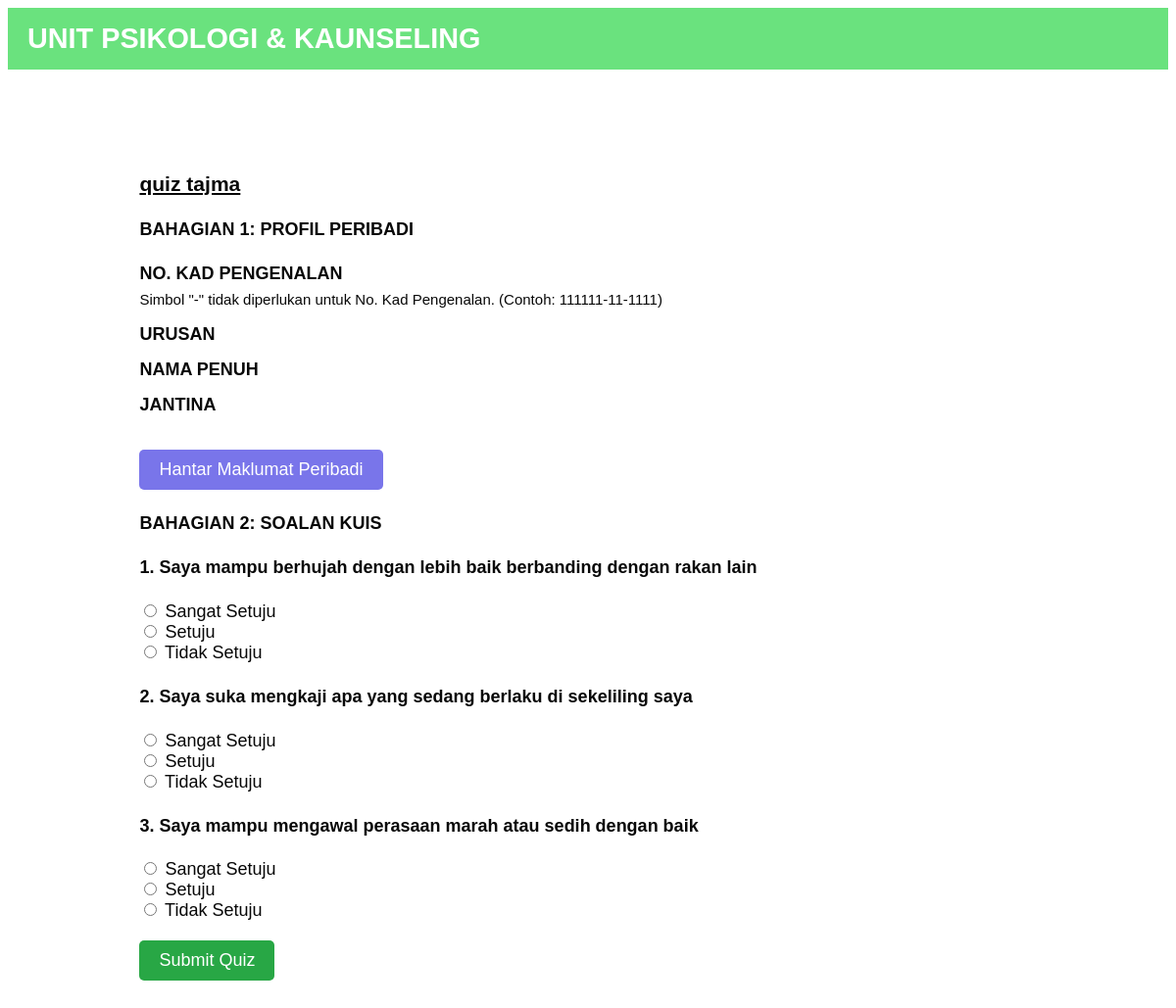
The app's page /kuiz/quiz/1 with its own data.
### profilpersonaliti/models.py (models this page shows, shortened)
class Quiz(models.Model):
    title = models.CharField(max_length=100)
    is_ready_to_publish = models.BooleanField(default=False)

class Question(models.Model):
    text = models.CharField(max_length=255)
    quiz = models.ForeignKey(Quiz, related_name="questions", on_delete=models.CASCADE)
    question_number = models.IntegerField(blank=True, null=True)
    class Meta:
        ordering = ["text"]

class Choice(models.Model):
    text = models.CharField(max_length=255)
    question = models.ForeignKey(
        Question, related_name="choices", on_delete=models.CASCADE
    )
    score = models.FloatField(default=0)

### profilpersonaliti/views.py (the view)
# urls.py: path("quiz/<int:quiz_id>", views.quizDetail, name="quiz_detail"),
def quizDetail(request, quiz_id):
    quiz = get_object_or_404(Quiz, id=quiz_id)
    questions = quiz.questions.all().order_by("question_number")
    page = request.GET.get("page", 1)
    num_of_items = 93
    paginator = Paginator(questions, num_of_items)
    try:
        questions_page = paginator.page(page)
    except PageNotAnInteger:
        questions_page = paginator.page(1)
    except EmptyPage:
        questions_page = paginator.page(paginator.num_pages)
    offset = (questions_page.number - 1) * num_of_items
    context = {
        "quiz": quiz,
        "questions": questions_page,
        "offset": offset,
    }
    return render(request, "quiz_detail.html", context)

### templates/quiz_detail.html (shortened to what this page needs)
{% extends "base_quiz.html" %}
{% block content %}
<div class="parent-div">
    <div class="centered-div">
        <h3 class="title">{{ quiz.title }}</h3>
        <form method="post" id="personalform">
            <h4>BAHAGIAN 1: PROFIL PERIBADI</h4>
            <div class="form-group">
                <label for="{{ personal_form.no_kad_pengenalan.id_for_label }}">NO. KAD PENGENALAN</label>
                <small>Simbol "-" tidak diperlukan untuk No. Kad Pengenalan. (Contoh: 111111-11-1111)</small>
            </div>
            <div class="form-group">
                <label for="{{ personal_form.urusan.id_for_label }}">URUSAN</label>
            </div>
            <div class="form-group">
              <label for="{{ personal_form.nama_penuh.id_for_label }}">NAMA PENUH</label>
          </div>
          <div class="form-group">
            <label for="{{ personal_form.jantina.id_for_label }}">JANTINA</label>
        </div>
            <button type="submit">Hantar Maklumat Peribadi</button>
        </form>
        <form method="POST" id="quizform" action="{% if questions.has_next %}?page={{ questions.next_page_number }}{% else %}{% url 'profilpersonaliti:quiz_submit' quiz.id %}{% endif %}">
            <h4>BAHAGIAN 2: SOALAN KUIS</h4>
            {% for question in questions %}
                <div class="question-block">
                    <h4>{{ offset|add:forloop.counter }}. {{ question.text }}</h4>
                    <div class="choices">
                        {% for choice in question.choices.all %}
                            <div class="choice">
                                <input type="radio" id="choice_{{ choice.id }}" name="question_{{ question.id }}" value="{{ choice.id }}" />
                                <label for="choice_{{ choice.id }}">{{ choice.text }}</label>
                            </div>
                        {% endfor %}
                    </div>
                </div>
            {% endfor %}
            {% if questions.has_next %}
                <button type="submit" class="submit-button">Next</button>
            {% else %}
                <button type="submit" class="submit-button">Submit Quiz</button>
            {% endif %}
        </form>
    </div>
</div>
{% endblock content %}

### templates/base_quiz.html (shortened to what this page needs)
{% load static %}
<!DOCTYPE html>
<html lang="en">
  <head>
    <link rel="stylesheet" href="{% static 'css/style.css' %}" />
  </head>
  <body>
    <header class="site-header">
      <nav class="nav-container">
        <div class="nav-left">
          <a href="{% url 'profilpersonaliti:index_quiz' %}">UNIT PSIKOLOGI & KAUNSELING</a>
        </div>
      </nav>
    </header>
    <main class="content-container">
      {% block content %}{% endblock content %}
    </main>
  </body>
</html>

### static/css/style.css (style rules this page uses)
body { font-family: "HeiTi SC Light", "Microsoft YaHei", sans-serif; color: var(--font-color); font-size: 18px; }
:root { --font-color: rgb(8, 8, 8); --primary-color: #6ae27e; --primary-darker: #2980b9; --success-color: #28a745; --error-color: red; --button-color: rgb(121, 117, 234); --button-hover: rgb(90, 86, 200); --light-bg: #f0f0f0; --border-color: #ddd; --message-bg: #e0f7fa; --message-border: #b2ebf2; --message-error-bg: #ffe0b2; --message-error-border: #ffcc80; --message-success-bg: #c8e6c9; --message-success-border: #a5d6a7; }
h1, h2, h3 { font-family: "HeiTi SC Light", "Microsoft YaHei", sans-serif; }
a { text-decoration: none; color: var(--font-color); }
.parent-div { display: flex; align-items: center; justify-content: center; }
.centered-div { align-items: center; width: 80%; margin-top: 4rem; }
.content-container { max-width: 1200px; margin: 20px auto; padding: 0 20px; }
nav { display: flex; justify-content: space-between; padding: 1rem 0 3rem 0; font-size: x-large; }
.site-header { background-color: var(--primary-color); color: white; padding: 15px 0; text-align: center; }
.nav-container { display: flex; justify-content: space-between; align-items: center; max-width: 1200px; margin: 0 auto; padding: 0 20px; }
.nav-left a { color: white; text-decoration: none; font-size: 1.2em; font-weight: bold; }
button, .submit-button { display: inline-block; width: auto; font-size: large; text-align: center; background-color: var(--button-color); color: white; border: none; border-radius: 5px; cursor: pointer; padding: 10px 20px; margin-top: 20px; }
.submit-button { background-color: var(--success-color); }
.title { text-decoration: underline; }
.form-group { margin-bottom: 15px; }
.form-group label { display: block; font-weight: bold; margin-bottom: 5px; }

### records on screen
Quiz: title "quiz tajma"
Question: counter "1", text "Saya mampu berhujah dengan lebih baik berbanding dengan rakan lain"
Choice: text "Sangat Setuju"
Choice: text "Setuju"
Choice: text "Tidak Setuju"
Question: question_number "2", text "Saya suka mengkaji apa yang sedang berlaku di sekeliling saya"
Choice: text "Sangat Setuju"
Choice: text "Setuju"
Choice: text "Tidak Setuju"
Question: question_number "3", text "Saya mampu mengawal perasaan marah atau sedih dengan baik"
Choice: text "Sangat Setuju"
Choice: text "Setuju"
Choice: text "Tidak Setuju"
